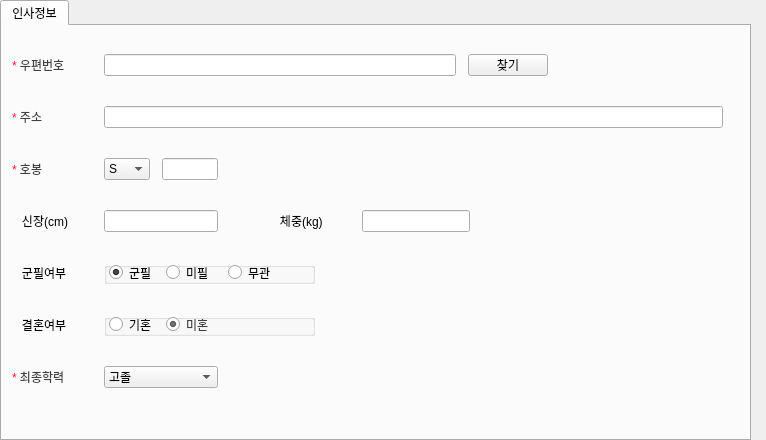
         <widget class="QWidget" name="widget" native="true">
          <property name="minimumSize">
           <size>
            <width>766</width>
            <height>440</height>
           </size>
          </property>
          <property name="maximumSize">
           <size>
            <width>766</width>
            <height>440</height>
           </size>
          </property>
          <widget class="QTabWidget" name="tabWidget">
           <property name="geometry">
            <rect>
             <x>0</x>
             <y>0</y>
             <width>751</width>
             <height>441</height>
            </rect>
           </property>
           <property name="currentIndex">
            <number>0</number>
           </property>
           <property name="elideMode">
            <enum>Qt::ElideNone</enum>
           </property>
           <widget class="QWidget" name="tab_33">
            <attribute name="title">
             <string>인사정보</string>
            </attribute>
            <widget class="QWidget" name="verticalLayoutWidget_6">
             <property name="geometry">
              <rect>
               <x>10</x>
               <y>10</y>
               <width>711</width>
               <height>391</height>
              </rect>
             </property>
             <layout class="QVBoxLayout" name="verticalLayout_6">
              <property name="spacing">
               <number>12</number>
              </property>
              <item>
               <layout class="QHBoxLayout" name="horizontalLayout_54" stretch="4,19,0,0">
                <item>
                 <widget class="QLabel" name="label_173">
                  <property name="sizePolicy">
                   <sizepolicy hsizetype="Maximum" vsizetype="Ignored">
                    <horstretch>0</horstretch>
                    <verstretch>0</verstretch>
                   </sizepolicy>
                  </property>
                  <property name="minimumSize">
                   <size>
                    <width>80</width>
                    <height>0</height>
                   </size>
                  </property>
                  <property name="maximumSize">
                   <size>
                    <width>80</width>
                    <height>20</height>
                   </size>
                  </property>
                  <property name="text">
                   <string>&lt;html&gt;&lt;head/&gt;&lt;body&gt;&lt;p&gt;&lt;span style=&quot; color:#ff1d3b;&quot;&gt;* &lt;/span&gt;&lt;span style=&quot; color:#404040;&quot;&gt;우편번호&lt;/span&gt;&lt;/p&gt;&lt;/body&gt;&lt;/html&gt;</string>
                  </property>
                  <property name="alignment">
                   <set>Qt::AlignLeading|Qt::AlignLeft|Qt::AlignVCenter</set>
                  </property>
                 </widget>
                </item>
                <item>
                 <widget class="QLineEdit" name="addressnum_lineEdit">
                  <property name="sizePolicy">
                   <sizepolicy hsizetype="Fixed" vsizetype="Ignored">
                    <horstretch>0</horstretch>
                    <verstretch>0</verstretch>
                   </sizepolicy>
                  </property>
                  <property name="minimumSize">
                   <size>
                    <width>352</width>
                    <height>22</height>
                   </size>
                  </property>
                  <property name="maximumSize">
                   <size>
                    <width>350</width>
                    <height>22</height>
                   </size>
                  </property>
                 </widget>
                </item>
                <item>
                 <widget class="QPushButton" name="searchAddress">
                  <property name="minimumSize">
                   <size>
                    <width>0</width>
                    <height>22</height>
                   </size>
                  </property>
                  <property name="maximumSize">
                   <size>
                    <width>16777215</width>
                    <height>22</height>
                   </size>
                  </property>
                  <property name="text">
                   <string>찾기</string>
                  </property>
                 </widget>
                </item>
                <item>
                 <spacer name="horizontalSpacer_36">
                  <property name="orientation">
                   <enum>Qt::Horizontal</enum>
                  </property>
                  <property name="sizeHint" stdset="0">
                   <size>
                    <width>40</width>
                    <height>20</height>
                   </size>
                  </property>
                 </spacer>
                </item>
               </layout>
              </item>
              <item>
               <layout class="QHBoxLayout" name="horizontalLayout_55" stretch="3,0">
                <item>
                 <widget class="QLabel" name="label_174">
                  <property name="sizePolicy">
                   <sizepolicy hsizetype="Minimum" vsizetype="Ignored">
                    <horstretch>0</horstretch>
                    <verstretch>0</verstretch>
                   </sizepolicy>
                  </property>
                  <property name="minimumSize">
                   <size>
                    <width>80</width>
                    <height>0</height>
                   </size>
                  </property>
                  <property name="maximumSize">
                   <size>
                    <width>80</width>
                    <height>20</height>
                   </size>
                  </property>
                  <property name="text">
                   <string>&lt;html&gt;&lt;head/&gt;&lt;body&gt;&lt;p&gt;&lt;span style=&quot; color:#ff1d3b;&quot;&gt;* &lt;/span&gt;&lt;span style=&quot; color:#404040;&quot;&gt;주소&lt;/span&gt;&lt;/p&gt;&lt;/body&gt;&lt;/html&gt;</string>
                  </property>
                  <property name="alignment">
                   <set>Qt::AlignLeading|Qt::AlignLeft|Qt::AlignVCenter</set>
                  </property>
                 </widget>
                </item>
                <item>
                 <widget class="QLineEdit" name="address_lineEdit">
                  <property name="sizePolicy">
                   <sizepolicy hsizetype="Minimum" vsizetype="Ignored">
                    <horstretch>0</horstretch>
                    <verstretch>0</verstretch>
                   </sizepolicy>
                  </property>
                  <property name="minimumSize">
                   <size>
                    <width>0</width>
                    <height>22</height>
                   </size>
                  </property>
                  <property name="maximumSize">
                   <size>
                    <width>16777215</width>
                    <height>22</height>
                   </size>
                  </property>
                 </widget>
                </item>
               </layout>
              </item>
              <item>
               <layout class="QHBoxLayout" name="horizontalLayout_58" stretch="3,0,0,7">
                <item>
                 <widget class="QLabel" name="label_177">
                  <property name="sizePolicy">
                   <sizepolicy hsizetype="Minimum" vsizetype="Ignored">
                    <horstretch>0</horstretch>
                    <verstretch>0</verstretch>
                   </sizepolicy>
                  </property>
                  <property name="minimumSize">
                   <size>
                    <width>80</width>
                    <height>0</height>
                   </size>
                  </property>
                  <property name="maximumSize">
                   <size>
                    <width>80</width>
                    <height>20</height>
                   </size>
                  </property>
                  <property name="text">
                   <string>&lt;html&gt;&lt;head/&gt;&lt;body&gt;&lt;p&gt;&lt;span style=&quot; color:#ff1d3b;&quot;&gt;* &lt;/span&gt;&lt;span style=&quot; color:#404040;&quot;&gt;호봉&lt;/span&gt;&lt;/p&gt;&lt;/body&gt;&lt;/html&gt;</string>
                  </property>
                  <property name="alignment">
                   <set>Qt::AlignLeading|Qt::AlignLeft|Qt::AlignVCenter</set>
                  </property>
                 </widget>
                </item>
                <item>
                 <widget class="QComboBox" name="sal">
                  <property name="sizePolicy">
                   <sizepolicy hsizetype="Minimum" vsizetype="Fixed">
                    <horstretch>0</horstretch>
                    <verstretch>0</verstretch>
                   </sizepolicy>
                  </property>
                  <property name="minimumSize">
                   <size>
                    <width>46</width>
                    <height>22</height>
                   </size>
                  </property>
                  <property name="maximumSize">
                   <size>
                    <width>46</width>
                    <height>22</height>
                   </size>
                  </property>
                  <property name="sizeIncrement">
                   <size>
                    <width>0</width>
                    <height>0</height>
                   </size>
                  </property>
                  <item>
                   <property name="text">
                    <string>S</string>
                   </property>
                  </item>
                  <item>
                   <property name="text">
                    <string>O</string>
                   </property>
                  </item>
                  <item>
                   <property name="text">
                    <string>D</string>
                   </property>
                  </item>
                 </widget>
                </item>
                <item>
                 <widget class="QLineEdit" name="sal2">
                  <property name="minimumSize">
                   <size>
                    <width>56</width>
                    <height>22</height>
                   </size>
                  </property>
                  <property name="maximumSize">
                   <size>
                    <width>56</width>
                    <height>22</height>
                   </size>
                  </property>
                  <property name="sizeIncrement">
                   <size>
                    <width>58</width>
                    <height>22</height>
                   </size>
                  </property>
                 </widget>
                </item>
                <item>
                 <spacer name="horizontalSpacer_38">
                  <property name="orientation">
                   <enum>Qt::Horizontal</enum>
                  </property>
                  <property name="sizeHint" stdset="0">
                   <size>
                    <width>40</width>
                    <height>20</height>
                   </size>
                  </property>
                 </spacer>
                </item>
               </layout>
              </item>
              <item>
               <layout class="QHBoxLayout" name="horizontalLayout_59" stretch="3,10,7,0,0,0">
                <item>
                 <widget class="QLabel" name="label_178">
                  <property name="sizePolicy">
                   <sizepolicy hsizetype="Minimum" vsizetype="Ignored">
                    <horstretch>0</horstretch>
                    <verstretch>0</verstretch>
                   </sizepolicy>
                  </property>
                  <property name="minimumSize">
                   <size>
                    <width>80</width>
                    <height>0</height>
                   </size>
                  </property>
                  <property name="maximumSize">
                   <size>
                    <width>80</width>
                    <height>20</height>
                   </size>
                  </property>
                  <property name="text">
                   <string>   신장(cm)</string>
                  </property>
                  <property name="alignment">
                   <set>Qt::AlignLeading|Qt::AlignLeft|Qt::AlignVCenter</set>
                  </property>
                 </widget>
                </item>
                <item>
                 <widget class="QLineEdit" name="height_lineEdit">
                  <property name="sizePolicy">
                   <sizepolicy hsizetype="Minimum" vsizetype="Ignored">
                    <horstretch>0</horstretch>
                    <verstretch>0</verstretch>
                   </sizepolicy>
                  </property>
                  <property name="minimumSize">
                   <size>
                    <width>0</width>
                    <height>22</height>
                   </size>
                  </property>
                  <property name="maximumSize">
                   <size>
                    <width>114</width>
                    <height>22</height>
                   </size>
                  </property>
                 </widget>
                </item>
                <item>
                 <spacer name="horizontalSpacer_39">
                  <property name="orientation">
                   <enum>Qt::Horizontal</enum>
                  </property>
                  <property name="sizeType">
                   <enum>QSizePolicy::Fixed</enum>
                  </property>
                  <property name="sizeHint" stdset="0">
                   <size>
                    <width>40</width>
                    <height>20</height>
                   </size>
                  </property>
                 </spacer>
                </item>
                <item>
                 <widget class="QLabel" name="label_179">
                  <property name="sizePolicy">
                   <sizepolicy hsizetype="Minimum" vsizetype="Ignored">
                    <horstretch>0</horstretch>
                    <verstretch>0</verstretch>
                   </sizepolicy>
                  </property>
                  <property name="minimumSize">
                   <size>
                    <width>80</width>
                    <height>0</height>
                   </size>
                  </property>
                  <property name="maximumSize">
                   <size>
                    <width>80</width>
                    <height>20</height>
                   </size>
                  </property>
                  <property name="text">
                   <string>   체중(kg)</string>
                  </property>
                  <property name="alignment">
                   <set>Qt::AlignLeading|Qt::AlignLeft|Qt::AlignVCenter</set>
                  </property>
                 </widget>
                </item>
                <item>
                 <widget class="QLineEdit" name="weight_lineEdit">
                  <property name="sizePolicy">
                   <sizepolicy hsizetype="Minimum" vsizetype="Ignored">
                    <horstretch>0</horstretch>
                    <verstretch>0</verstretch>
                   </sizepolicy>
                  </property>
                  <property name="minimumSize">
                   <size>
                    <width>0</width>
                    <height>22</height>
                   </size>
                  </property>
                  <property name="maximumSize">
                   <size>
                    <width>114</width>
                    <height>22</height>
                   </size>
                  </property>
                 </widget>
                </item>
                <item>
                 <spacer name="horizontalSpacer_15">
                  <property name="orientation">
                   <enum>Qt::Horizontal</enum>
                  </property>
                  <property name="sizeHint" stdset="0">
                   <size>
                    <width>40</width>
                    <height>20</height>
                   </size>
                  </property>
                 </spacer>
                </item>
               </layout>
              </item>
              <item>
               <layout class="QHBoxLayout" name="horizontalLayout_61" stretch="3,17">
                <item>
                 <widget class="QLabel" name="label_180">
                  <property name="sizePolicy">
                   <sizepolicy hsizetype="Minimum" vsizetype="Ignored">
                    <horstretch>0</horstretch>
                    <verstretch>0</verstretch>
                   </sizepolicy>
                  </property>
                  <property name="minimumSize">
                   <size>
                    <width>80</width>
                    <height>0</height>
                   </size>
                  </property>
                  <property name="maximumSize">
                   <size>
                    <width>80</width>
                    <height>20</height>
                   </size>
                  </property>
                  <property name="text">
                   <string>   군필여부</string>
                  </property>
                  <property name="alignment">
                   <set>Qt::AlignLeading|Qt::AlignLeft|Qt::AlignVCenter</set>
                  </property>
                 </widget>
                </item>
                <item>
                 <layout class="QHBoxLayout" name="horizontalLayout_62">
                  <item>
                   <widget class="QGroupBox" name="groupBox_38">
                    <property name="sizePolicy">
                     <sizepolicy hsizetype="Minimum" vsizetype="Minimum">
                      <horstretch>0</horstretch>
                      <verstretch>0</verstretch>
                     </sizepolicy>
                    </property>
                    <property name="minimumSize">
                     <size>
                      <width>211</width>
                      <height>22</height>
                     </size>
                    </property>
                    <property name="maximumSize">
                     <size>
                      <width>16777215</width>
                      <height>22</height>
                     </size>
                    </property>
                    <property name="title">
                     <string/>
                    </property>
                    <widget class="QRadioButton" name="milBtn3">
                     <property name="geometry">
                      <rect>
                       <x>124</x>
                       <y>1</y>
                       <width>57</width>
                       <height>19</height>
                      </rect>
                     </property>
                     <property name="text">
                      <string>무관</string>
                     </property>
                    </widget>
                    <widget class="QRadioButton" name="milBtn">
                     <property name="geometry">
                      <rect>
                       <x>5</x>
                       <y>1</y>
                       <width>57</width>
                       <height>19</height>
                      </rect>
                     </property>
                     <property name="text">
                      <string>군필</string>
                     </property>
                     <property name="checked">
                      <bool>true</bool>
                     </property>
                    </widget>
                    <widget class="QRadioButton" name="milBtn2">
                     <property name="geometry">
                      <rect>
                       <x>62</x>
                       <y>1</y>
                       <width>62</width>
                       <height>19</height>
                      </rect>
                     </property>
                     <property name="text">
                      <string>미필</string>
                     </property>
                    </widget>
                   </widget>
                  </item>
                  <item>
                   <spacer name="horizontalSpacer_41">
                    <property name="orientation">
                     <enum>Qt::Horizontal</enum>
                    </property>
                    <property name="sizeHint" stdset="0">
                     <size>
                      <width>40</width>
                      <height>20</height>
                     </size>
                    </property>
                   </spacer>
                  </item>
                 </layout>
                </item>
               </layout>
              </item>
              <item>
               <layout class="QHBoxLayout" name="horizontalLayout_63" stretch="3,17">
                <item>
                 <widget class="QLabel" name="label_181">
                  <property name="sizePolicy">
                   <sizepolicy hsizetype="Minimum" vsizetype="Ignored">
                    <horstretch>0</horstretch>
                    <verstretch>0</verstretch>
                   </sizepolicy>
                  </property>
                  <property name="minimumSize">
                   <size>
                    <width>80</width>
                    <height>0</height>
                   </size>
                  </property>
                  <property name="maximumSize">
                   <size>
                    <width>80</width>
                    <height>20</height>
                   </size>
                  </property>
                  <property name="text">
                   <string>   결혼여부</string>
                  </property>
                  <property name="alignment">
                   <set>Qt::AlignLeading|Qt::AlignLeft|Qt::AlignVCenter</set>
                  </property>
                 </widget>
                </item>
                <item>
                 <layout class="QHBoxLayout" name="horizontalLayout_64">
                  <item>
                   <widget class="QGroupBox" name="groupBox_39">
                    <property name="sizePolicy">
                     <sizepolicy hsizetype="Minimum" vsizetype="Minimum">
                      <horstretch>0</horstretch>
                      <verstretch>0</verstretch>
                     </sizepolicy>
                    </property>
                    <property name="minimumSize">
                     <size>
                      <width>211</width>
                      <height>22</height>
                     </size>
                    </property>
                    <property name="maximumSize">
                     <size>
                      <width>16777215</width>
                      <height>22</height>
                     </size>
                    </property>
                    <property name="title">
                     <string/>
                    </property>
                    <widget class="QRadioButton" name="maryyBtn">
                     <property name="geometry">
                      <rect>
                       <x>5</x>
                       <y>1</y>
                       <width>57</width>
                       <height>19</height>
                      </rect>
                     </property>
                     <property name="text">
                      <string>기혼</string>
                     </property>
                    </widget>
                    <widget class="QRadioButton" name="maryyBtn2">
                     <property name="geometry">
                      <rect>
                       <x>62</x>
                       <y>1</y>
                       <width>62</width>
                       <height>19</height>
                      </rect>
                     </property>
                     <property name="styleSheet">
                      <string notr="true">color: #404040;</string>
                     </property>
                     <property name="text">
                      <string>미혼</string>
                     </property>
                     <property name="checked">
                      <bool>true</bool>
                     </property>
                    </widget>
                   </widget>
                  </item>
                  <item>
                   <spacer name="horizontalSpacer_42">
                    <property name="orientation">
                     <enum>Qt::Horizontal</enum>
                    </property>
                    <property name="sizeHint" stdset="0">
                     <size>
                      <width>40</width>
                      <height>20</height>
                     </size>
                    </property>
                   </spacer>
                  </item>
                 </layout>
                </item>
               </layout>
              </item>
              <item>
               <layout class="QHBoxLayout" name="horizontalLayout_65" stretch="3,10,7">
                <item>
                 <widget class="QLabel" name="label_182">
                  <property name="sizePolicy">
                   <sizepolicy hsizetype="Minimum" vsizetype="Ignored">
                    <horstretch>0</horstretch>
                    <verstretch>0</verstretch>
                   </sizepolicy>
                  </property>
                  <property name="minimumSize">
                   <size>
                    <width>80</width>
                    <height>0</height>
                   </size>
                  </property>
                  <property name="maximumSize">
                   <size>
                    <width>80</width>
                    <height>20</height>
                   </size>
                  </property>
                  <property name="text">
                   <string>&lt;html&gt;&lt;head/&gt;&lt;body&gt;&lt;p&gt;&lt;span style=&quot; color:#ff1d3b;&quot;&gt;* &lt;/span&gt;&lt;span style=&quot; color:#404040;&quot;&gt;최종학력&lt;/span&gt;&lt;/p&gt;&lt;/body&gt;&lt;/html&gt;</string>
                  </property>
                  <property name="alignment">
                   <set>Qt::AlignLeading|Qt::AlignLeft|Qt::AlignVCenter</set>
                  </property>
                 </widget>
                </item>
                <item>
                 <widget class="QComboBox" name="lastedu_combo">
                  <property name="minimumSize">
                   <size>
                    <width>114</width>
                    <height>22</height>
                   </size>
                  </property>
                  <property name="maximumSize">
                   <size>
                    <width>114</width>
                    <height>22</height>
                   </size>
                  </property>
                  <item>
                   <property name="text">
                    <string>고졸</string>
                   </property>
                  </item>
                  <item>
                   <property name="text">
                    <string>초대졸</string>
                   </property>
                  </item>
                  <item>
                   <property name="text">
                    <string>대졸</string>
                   </property>
                  </item>
                  <item>
                   <property name="text">
                    <string>대학원석사</string>
                   </property>
                  </item>
                  <item>
                   <property name="text">
                    <string>대학원박사</string>
                   </property>
                  </item>
                 </widget>
                </item>
                <item>
                 <spacer name="horizontalSpacer_43">
                  <property name="orientation">
                   <enum>Qt::Horizontal</enum>
                  </property>
                  <property name="sizeHint" stdset="0">
                   <size>
                    <width>40</width>
                    <height>20</height>
                   </size>
                  </property>
                 </spacer>
                </item>
               </layout>
              </item>
              <item>
               <spacer name="verticalSpacer_4">
                <property name="orientation">
                 <enum>Qt::Vertical</enum>
                </property>
                <property name="sizeType">
                 <enum>QSizePolicy::Fixed</enum>
                </property>
                <property name="sizeHint" stdset="0">
                 <size>
                  <width>20</width>
                  <height>20</height>
                 </size>
                </property>
               </spacer>
              </item>
             </layout>
            </widget>
           </widget>
          </widget>
         </widget>
